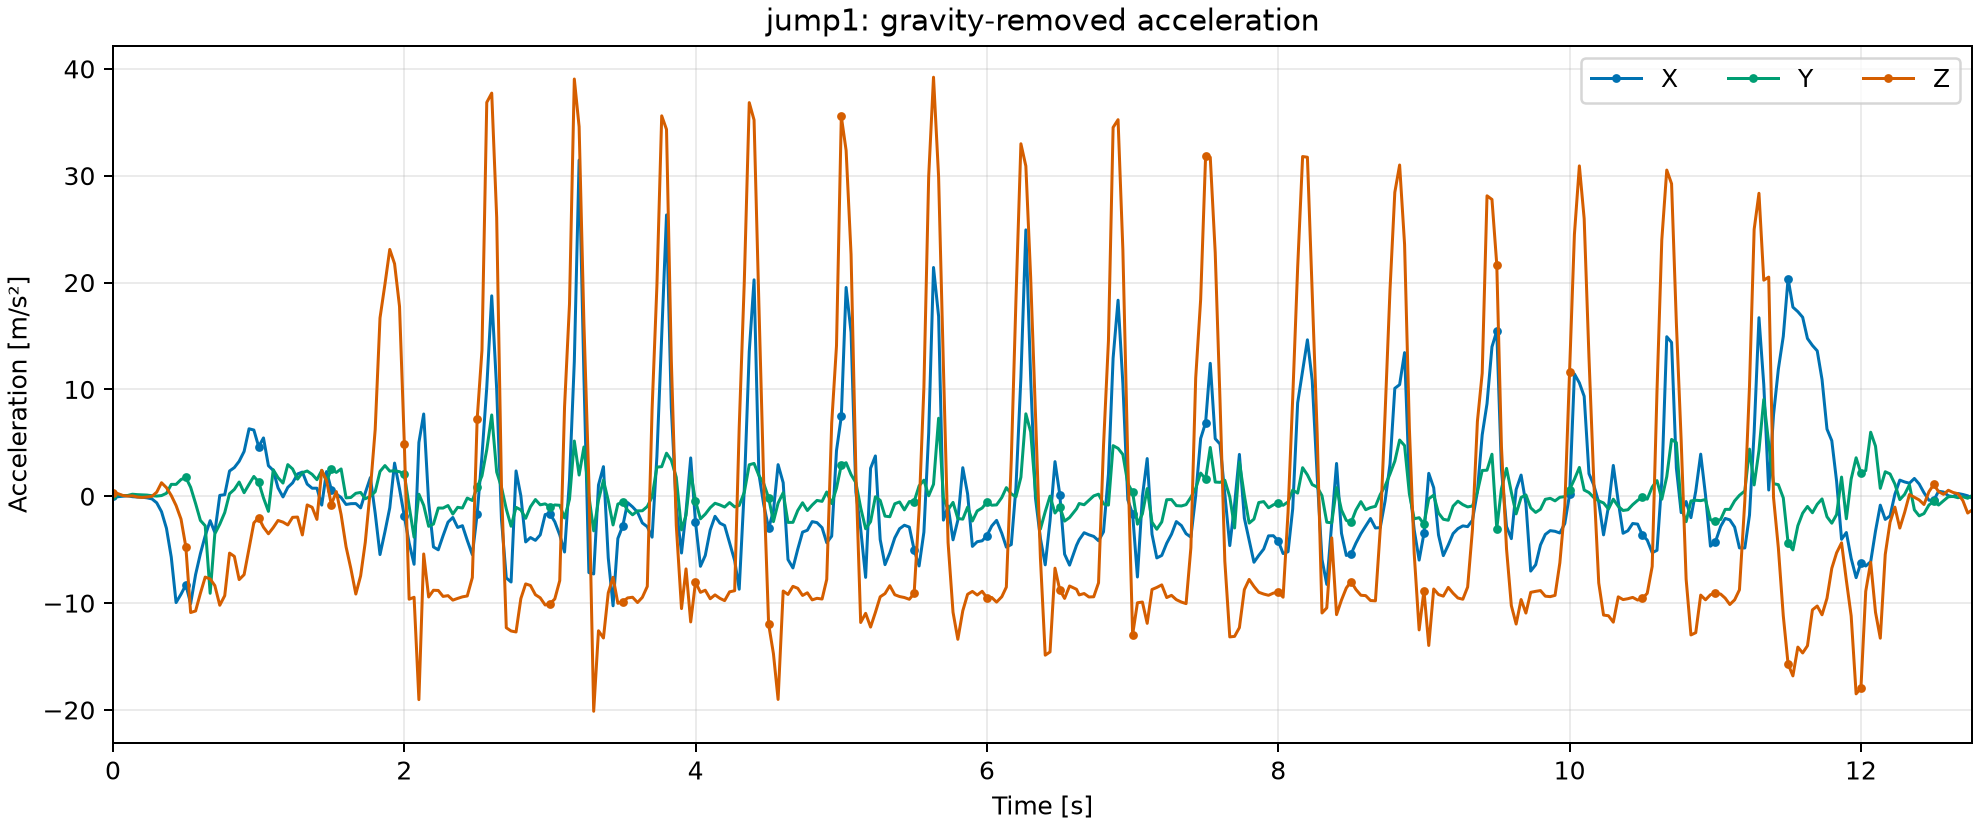

Here is the Python script that generated this plot:
"""課題3-1：1動作・1試行の加速度XYZを表示する。"""

import argparse
import csv
from pathlib import Path

import matplotlib
matplotlib.use("Agg")
import matplotlib.pyplot as plt
import numpy as np


def main():
    parser = argparse.ArgumentParser(description=__doc__)
    parser.add_argument("csv_file", nargs="?", type=Path,
                        default=Path("data/raw/02-data-collection/jump1.csv"))
    parser.add_argument("--output", type=Path,
                        default=Path("lessons/03-visualization/output/3-1.png"))
    args = parser.parse_args()
    with args.csv_file.open(encoding="utf-8-sig", newline="") as file:
        rows = list(csv.DictReader(file))
    time_us = np.array([int(row["timestamp_us"]) for row in rows])
    time = (time_us - time_us[0]) / 1_000_000
    acceleration = np.array([[float(row[f"acc_{axis}"]) for axis in "xyz"]
                             for row in rows])
    if not np.isfinite(acceleration).all() or np.any(np.diff(time) <= 0):
        raise ValueError("加速度の欠損・非有限値、または時刻の逆転・重複があります。")

    fig, ax = plt.subplots(figsize=(11, 4.6), layout="constrained")
    for i, (axis, color) in enumerate(zip("XYZ", ("#0072B2", "#009E73", "#D55E00"))):
        ax.plot(time, acceleration[:, i], label=axis, color=color,
                linewidth=1.2, marker="o", markersize=2.5, markevery=15)
    ax.set(title=f"{args.csv_file.stem}: gravity-removed acceleration",
           xlabel="Time [s]", ylabel="Acceleration [m/s²]", xlim=(0, time[-1]))
    ax.legend(ncol=3, loc="upper right")
    ax.grid(alpha=0.25)
    args.output.parent.mkdir(parents=True, exist_ok=True)
    fig.savefig(args.output, dpi=180)
    plt.close(fig)
    for i, axis in enumerate("XYZ"):
        print(f"{axis}: min={acceleration[:, i].min():.3f}, "
              f"max={acceleration[:, i].max():.3f} m/s²")
    print(f"Duration: {time[-1]:.3f} s; saved: {args.output}")


if __name__ == "__main__":
    main()
